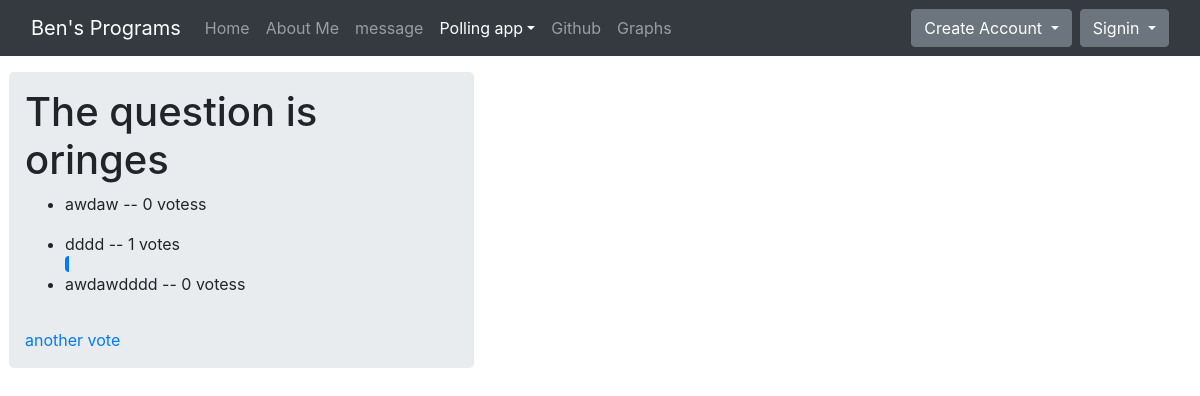
/polls/9/results/, run on the app's committed database.
### polls/models.py (models this page shows, shortened)
class Question(models.Model):
    question_text = models.CharField(max_length=200)
    date = models.DateTimeField('date published')
    def __str__(self):
        return self.question_text

class Choice(models.Model):
    question = models.ForeignKey(Question, on_delete=models.CASCADE)
    choice_text = models.CharField(max_length=200)
    votes = models.IntegerField(default=0)

### polls/views.py (the view)
# urls.py: path('<int:pk>/results/', views.Results.as_view(), name='results'),
class Results(generic.DetailView):
    model = Question
    template_name = 'polls/results.html'
    additional_context = {'a':'polling'}
    def get_context_data(self, *args, **kwargs):
        context = super(Results, self).get_context_data(*args, **kwargs)
        context['additional_context'] = self.additional_context
        print(context)
        return context

### polls/templates/polls/results.html
{% extends 'base.html' %}
{% block content %}
<div class="fluid-container">
<div class="row ">
  <div class="col-md-5 px-4">
    <div class="p-3 jumbotron">
      <h1>The question is {{ question }}</h1>
      <ul>
        {% for choice in question.choice_set.all %}
          <li>{{  choice.choice_text  }} -- {{ choice.votes }} votes{{ choice.votes|pluralize }} </li>
          <div class="progress">
            <div class="progress-bar" role="progressbar" style="width: {{ choice.votes }}%" aria-valuenow={{ choice.votes }} aria-valuemin="0" aria-valuemax="100"></div>
          </div>
        {% endfor %}
      </ul>
      <a href="{% url 'polls:detail' question.id %}">another vote</a>
    </div>
  </div>
</div>
</div>
{% endblock %}

### data on the page
Question: question_text "oringes"
Choice: choice_text "awdaw", votes "0"
Choice: choice_text "dddd", votes "1"
Choice: choice_text "awdawdddd", votes "0"
